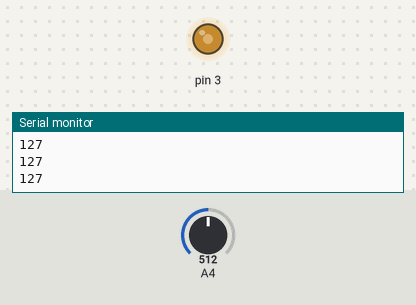
Bench run of a sketch on a simulated Arduino Uno, built with avr-gcc and run on an emulated ATmega328P. On the bench: output pins drawn as LEDs (lit = HIGH), the last lines printed to the serial monitor. The inputs (shaded band) are chosen by the test bench; at power-on: A4 = 512.

Above: at 1.2 s.
1.3 s: A4 set to 716
At 1.8 s:
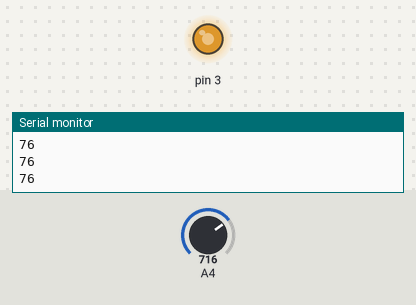
2.8 s: A4 set to 900
At 4.0 s:
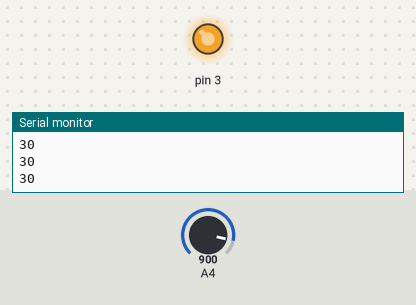
4.3 s: A4 set to 122
At 5.4 s:
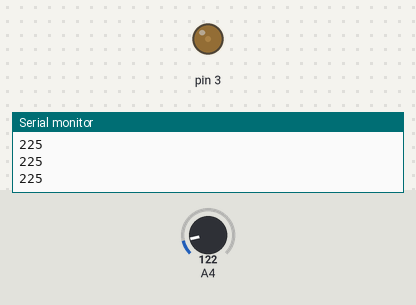
5.8 s: A4 set to 0
At 6.6 s:
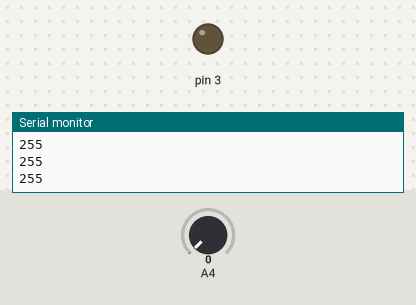
Timing chart, 0 to 8.3 s (numbered marks = the images above; inputs shaded):
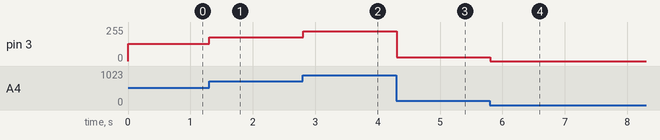

The sketch:

ldr.ino
```cpp
void setup() {
  pinMode(4,INPUT);
  pinMode(3,OUTPUT);
  Serial.begin(9600);

  // put your setup code here, to run once:

}

void loop() {

int  ldr=analogRead(4);
int b=ldr/4;
  Serial.println(255-b);
  analogWrite(3,b);
  // put your main code here, to run repeatedly:

}
```

Measured:
- after the input at 1.3 s, pin 3: 128/255 → 179/255 at once
- after the input at 2.8 s, pin 3: 179/255 → 225/255 at once
- after the input at 4.3 s, pin 3: 225/255 → 30/255 at once
- after the input at 5.8 s, pin 3: 30/255 → 0/255 at once
